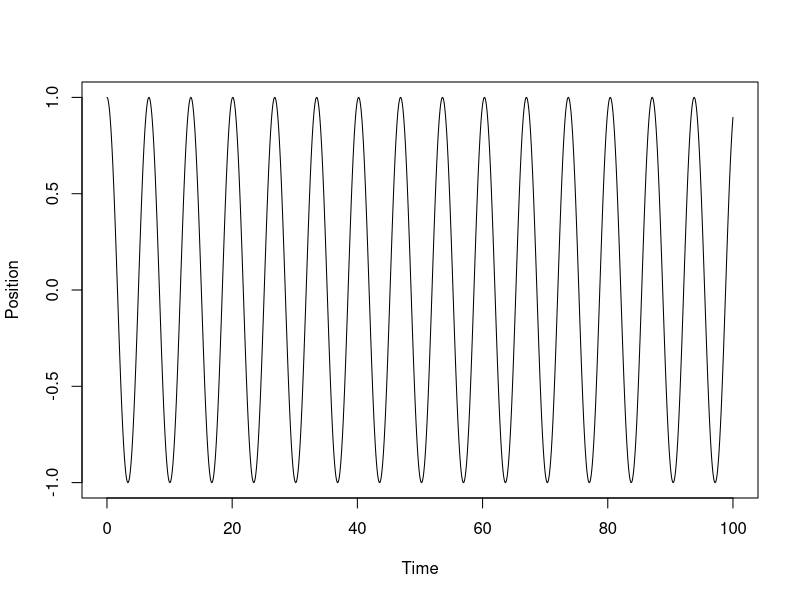

This figure's R source:
# Code to simulate a pendulum.

state = c(position=1, velocity=0)
dt = 0.01

time = 100
steps = floor(time/dt)
keep = numeric(steps)
for(i in 1:steps)
{
    state["position"] = state["position"] + 0.5*dt*state["velocity"]
    accel = -sin(state["position"])
    state["velocity"] = state["velocity"] + dt*accel
    state["position"] = state["position"] + 0.5*dt*state["velocity"]

    keep[i] = state["position"]
}

plot((1:steps)*dt, keep, type="l", xlab="Time", ylab="Position")
